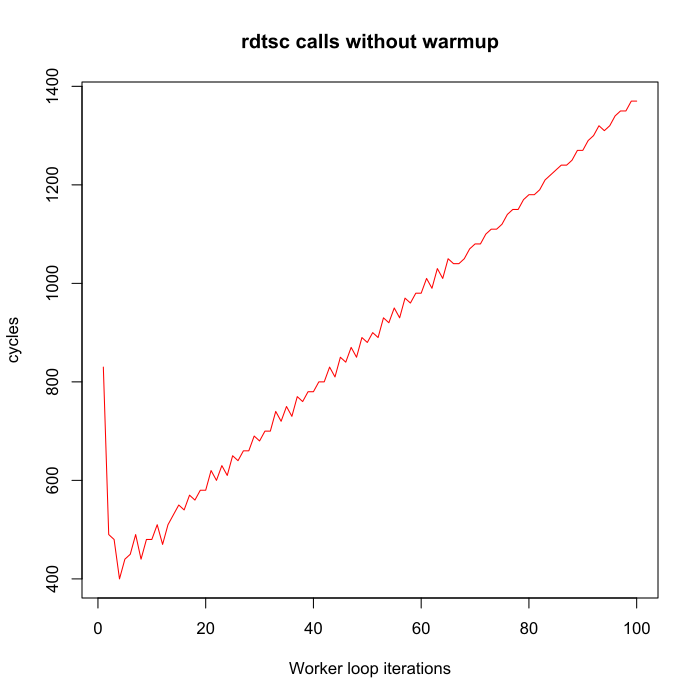

This figure's R source:
dt <- read.table('cold.dat', header=F)

y <- t(dt[1, 1:100])

plot.ts(y,
        col='red', 
        main='rdtsc calls without warmup',
        xlab='Worker loop iterations', 
        ylab='cycles')
